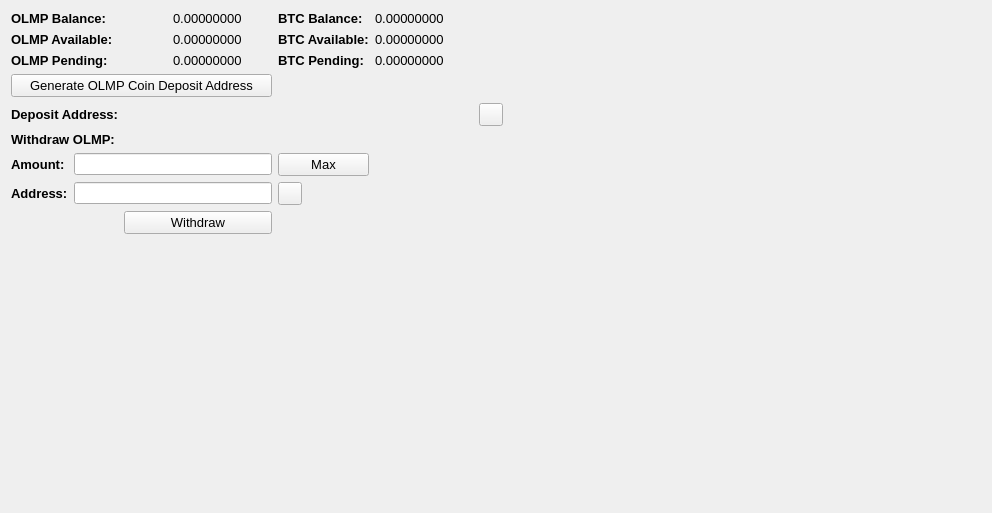
     <widget class="QWidget" name="BalanceTab">
      <attribute name="title">
       <string>Balance</string>
      </attribute>
      <layout class="QGridLayout" name="gridLayout_2">
       <item row="0" column="0" colspan="2">
        <widget class="QLabel" name="label_11">
         <property name="font">
          <font>
           <pointsize>10</pointsize>
           <weight>75</weight>
           <bold>true</bold>
          </font>
         </property>
         <property name="text">
          <string>OLMP Balance:</string>
         </property>
        </widget>
       </item>
       <item row="0" column="3">
        <widget class="QLabel" name="OLMPBalanceLabel">
         <property name="font">
          <font>
           <pointsize>10</pointsize>
          </font>
         </property>
         <property name="text">
          <string>0.00000000</string>
         </property>
         <property name="textInteractionFlags">
          <set>Qt::LinksAccessibleByMouse|Qt::TextSelectableByMouse</set>
         </property>
        </widget>
       </item>
       <item row="0" column="4">
        <widget class="QLabel" name="label_12">
         <property name="font">
          <font>
           <pointsize>10</pointsize>
           <weight>75</weight>
           <bold>true</bold>
          </font>
         </property>
         <property name="text">
          <string>BTC Balance:</string>
         </property>
        </widget>
       </item>
       <item row="0" column="5">
        <widget class="QLabel" name="BitcoinBalanceLabel">
         <property name="font">
          <font>
           <pointsize>10</pointsize>
          </font>
         </property>
         <property name="text">
          <string>0.00000000</string>
         </property>
         <property name="textInteractionFlags">
          <set>Qt::LinksAccessibleByMouse|Qt::TextSelectableByMouse</set>
         </property>
        </widget>
       </item>
       <item row="0" column="7" rowspan="10">
        <spacer name="horizontalSpacer_4">
         <property name="orientation">
          <enum>Qt::Horizontal</enum>
         </property>
         <property name="sizeHint" stdset="0">
          <size>
           <width>478</width>
           <height>488</height>
          </size>
         </property>
        </spacer>
       </item>
       <item row="1" column="0" colspan="2">
        <widget class="QLabel" name="label_13">
         <property name="font">
          <font>
           <pointsize>10</pointsize>
           <weight>75</weight>
           <bold>true</bold>
          </font>
         </property>
         <property name="text">
          <string>OLMP Available:</string>
         </property>
        </widget>
       </item>
       <item row="1" column="3">
        <widget class="QLabel" name="OLMPAvailableLabel_2">
         <property name="font">
          <font>
           <pointsize>10</pointsize>
          </font>
         </property>
         <property name="text">
          <string>0.00000000</string>
         </property>
         <property name="textInteractionFlags">
          <set>Qt::LinksAccessibleByMouse|Qt::TextSelectableByMouse</set>
         </property>
        </widget>
       </item>
       <item row="1" column="4">
        <widget class="QLabel" name="label_15">
         <property name="font">
          <font>
           <pointsize>10</pointsize>
           <weight>75</weight>
           <bold>true</bold>
          </font>
         </property>
         <property name="text">
          <string>BTC Available:</string>
         </property>
        </widget>
       </item>
       <item row="1" column="5">
        <widget class="QLabel" name="BitcoinAvailableLabel">
         <property name="font">
          <font>
           <pointsize>10</pointsize>
          </font>
         </property>
         <property name="text">
          <string>0.00000000</string>
         </property>
         <property name="textInteractionFlags">
          <set>Qt::LinksAccessibleByMouse|Qt::TextSelectableByMouse</set>
         </property>
        </widget>
       </item>
       <item row="2" column="0" colspan="2">
        <widget class="QLabel" name="label_14">
         <property name="font">
          <font>
           <pointsize>10</pointsize>
           <weight>75</weight>
           <bold>true</bold>
          </font>
         </property>
         <property name="text">
          <string>OLMP Pending:</string>
         </property>
        </widget>
       </item>
       <item row="2" column="3">
        <widget class="QLabel" name="OLMPPendingLabel">
         <property name="font">
          <font>
           <pointsize>10</pointsize>
          </font>
         </property>
         <property name="text">
          <string>0.00000000</string>
         </property>
         <property name="textInteractionFlags">
          <set>Qt::LinksAccessibleByMouse|Qt::TextSelectableByMouse</set>
         </property>
        </widget>
       </item>
       <item row="2" column="4">
        <widget class="QLabel" name="label_31">
         <property name="font">
          <font>
           <pointsize>10</pointsize>
           <weight>75</weight>
           <bold>true</bold>
          </font>
         </property>
         <property name="text">
          <string>BTC Pending:</string>
         </property>
        </widget>
       </item>
       <item row="2" column="5">
        <widget class="QLabel" name="BitcoinPendingLabel">
         <property name="font">
          <font>
           <pointsize>10</pointsize>
          </font>
         </property>
         <property name="text">
          <string>0.00000000</string>
         </property>
         <property name="textInteractionFlags">
          <set>Qt::LinksAccessibleByMouse|Qt::TextSelectableByMouse</set>
         </property>
        </widget>
       </item>
       <item row="3" column="0" colspan="4">
        <widget class="QPushButton" name="GenDepositBTN">
         <property name="font">
          <font>
           <pointsize>10</pointsize>
          </font>
         </property>
         <property name="text">
          <string>Generate OLMP Coin Deposit Address</string>
         </property>
        </widget>
       </item>
       <item row="4" column="0" colspan="3">
        <widget class="QLabel" name="label_33">
         <property name="font">
          <font>
           <pointsize>10</pointsize>
           <weight>75</weight>
           <bold>true</bold>
          </font>
         </property>
         <property name="text">
          <string>Deposit Address:</string>
         </property>
        </widget>
       </item>
       <item row="4" column="3" colspan="3">
        <widget class="QLabel" name="DepositAddressLabel">
         <property name="minimumSize">
          <size>
           <width>300</width>
           <height>0</height>
          </size>
         </property>
         <property name="palette">
          <palette>
           <active>
            <colorrole role="WindowText">
             <brush brushstyle="SolidPattern">
              <color alpha="255">
               <red>0</red>
               <green>0</green>
               <blue>0</blue>
              </color>
             </brush>
            </colorrole>
            <colorrole role="Text">
             <brush brushstyle="SolidPattern">
              <color alpha="255">
               <red>0</red>
               <green>0</green>
               <blue>255</blue>
              </color>
             </brush>
            </colorrole>
           </active>
           <inactive>
            <colorrole role="WindowText">
             <brush brushstyle="SolidPattern">
              <color alpha="255">
               <red>0</red>
               <green>0</green>
               <blue>0</blue>
              </color>
             </brush>
            </colorrole>
            <colorrole role="Text">
             <brush brushstyle="SolidPattern">
              <color alpha="255">
               <red>0</red>
               <green>0</green>
               <blue>255</blue>
              </color>
             </brush>
            </colorrole>
           </inactive>
           <disabled>
            <colorrole role="WindowText">
             <brush brushstyle="SolidPattern">
              <color alpha="255">
               <red>120</red>
               <green>120</green>
               <blue>120</blue>
              </color>
             </brush>
            </colorrole>
            <colorrole role="Text">
             <brush brushstyle="SolidPattern">
              <color alpha="255">
               <red>120</red>
               <green>120</green>
               <blue>120</blue>
              </color>
             </brush>
            </colorrole>
           </disabled>
          </palette>
         </property>
         <property name="font">
          <font>
           <pointsize>10</pointsize>
           <weight>75</weight>
           <bold>true</bold>
          </font>
         </property>
         <property name="text">
          <string/>
         </property>
         <property name="alignment">
          <set>Qt::AlignRight|Qt::AlignTrailing|Qt::AlignVCenter</set>
         </property>
         <property name="textInteractionFlags">
          <set>Qt::LinksAccessibleByMouse|Qt::TextSelectableByKeyboard|Qt::TextSelectableByMouse</set>
         </property>
        </widget>
       </item>
       <item row="4" column="6">
        <widget class="QToolButton" name="DepositCopyButton">
         <property name="toolTip">
          <string>Copy to clipboard</string>
         </property>
         <property name="text">
          <string/>
         </property>
         <property name="icon">
          <iconset resource="../bitcoin.qrc">
           <normaloff>:/icons/editcopy</normaloff>:/icons/editcopy</iconset>
         </property>
         <property name="shortcut">
          <string>Alt+P</string>
         </property>
        </widget>
       </item>
       <item row="5" column="0" colspan="2">
        <widget class="QLabel" name="label_34">
         <property name="font">
          <font>
           <pointsize>10</pointsize>
           <weight>75</weight>
           <bold>true</bold>
          </font>
         </property>
         <property name="text">
          <string>Withdraw OLMP:</string>
         </property>
        </widget>
       </item>
       <item row="6" column="0">
        <widget class="QLabel" name="label_26">
         <property name="font">
          <font>
           <pointsize>10</pointsize>
           <weight>75</weight>
           <bold>true</bold>
          </font>
         </property>
         <property name="text">
          <string>Amount:</string>
         </property>
        </widget>
       </item>
       <item row="6" column="1" colspan="3">
        <widget class="QLineEdit" name="WithdrawUnitsInput">
         <property name="font">
          <font>
           <pointsize>9</pointsize>
           <weight>75</weight>
           <bold>true</bold>
          </font>
         </property>
         <property name="text">
          <string/>
         </property>
        </widget>
       </item>
       <item row="6" column="4">
        <widget class="QPushButton" name="Withdraw_Max_Amount">
         <property name="font">
          <font>
           <pointsize>10</pointsize>
          </font>
         </property>
         <property name="text">
          <string>Max</string>
         </property>
        </widget>
       </item>
       <item row="7" column="0">
        <widget class="QLabel" name="label_10">
         <property name="font">
          <font>
           <pointsize>10</pointsize>
           <weight>75</weight>
           <bold>true</bold>
          </font>
         </property>
         <property name="text">
          <string>Address:</string>
         </property>
        </widget>
       </item>
       <item row="7" column="1" colspan="3">
        <widget class="QLineEdit" name="WithdrawAddress">
         <property name="font">
          <font>
           <pointsize>9</pointsize>
           <weight>75</weight>
           <bold>true</bold>
          </font>
         </property>
        </widget>
       </item>
       <item row="7" column="4">
        <widget class="QToolButton" name="WithdrawPasteButton">
         <property name="toolTip">
          <string>Paste from clipboard</string>
         </property>
         <property name="text">
          <string/>
         </property>
         <property name="icon">
          <iconset resource="../bitcoin.qrc">
           <normaloff>:/icons/editpaste</normaloff>:/icons/editpaste</iconset>
         </property>
         <property name="shortcut">
          <string>Alt+P</string>
         </property>
        </widget>
       </item>
       <item row="8" column="2" colspan="2">
        <widget class="QPushButton" name="WithdrawUnitsBtn">
         <property name="font">
          <font>
           <pointsize>10</pointsize>
          </font>
         </property>
         <property name="text">
          <string>Withdraw</string>
         </property>
        </widget>
       </item>
       <item row="9" column="0" colspan="6">
        <spacer name="verticalSpacer">
         <property name="orientation">
          <enum>Qt::Vertical</enum>
         </property>
         <property name="sizeHint" stdset="0">
          <size>
           <width>428</width>
           <height>262</height>
          </size>
         </property>
        </spacer>
       </item>
      </layout>
      <zorder>label_31</zorder>
      <zorder>label_15</zorder>
      <zorder>label_12</zorder>
      <zorder>label_14</zorder>
      <zorder>label_13</zorder>
      <zorder>label_11</zorder>
      <zorder>BitcoinBalanceLabel</zorder>
      <zorder>OLMPBalanceLabel</zorder>
      <zorder>OLMPAvailableLabel_2</zorder>
      <zorder>OLMPPendingLabel</zorder>
      <zorder>BitcoinAvailableLabel</zorder>
      <zorder>BitcoinPendingLabel</zorder>
      <zorder>label_33</zorder>
      <zorder>GenDepositBTN</zorder>
      <zorder>DepositAddressLabel</zorder>
      <zorder>Withdraw_Max_Amount</zorder>
      <zorder>label_34</zorder>
      <zorder>WithdrawUnitsInput</zorder>
      <zorder>label_10</zorder>
      <zorder>label_26</zorder>
      <zorder>WithdrawAddress</zorder>
      <zorder>WithdrawUnitsBtn</zorder>
      <zorder>horizontalSpacer_4</zorder>
      <zorder>verticalSpacer</zorder>
      <zorder>WithdrawPasteButton</zorder>
      <zorder>DepositCopyButton</zorder>
     </widget>
